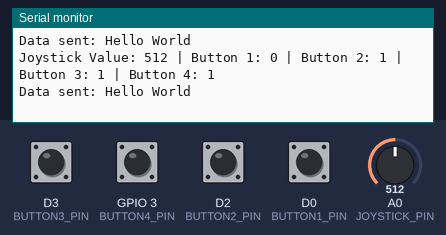
The sketch below on a simulated ESP8266 (NodeMCU). Shown: the last lines printed to the serial monitor. Inputs (shaded band) come from the test bench; at power-on: D2 (BUTTON2_PIN), D3 (BUTTON3_PIN), GPIO 3 (BUTTON4_PIN) HIGH, D0 (BUTTON1_PIN) LOW, A0 (JOYSTICK_PIN) = 512. No radio packets arrive unless stated.

Above: at 1.8 s.
1.9 s: A0 (JOYSTICK_PIN) set to 716
At 2.8 s:
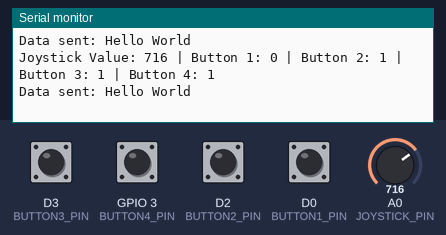
3.4 s: D3 (BUTTON3_PIN) pulled LOW for 1.2 s
6.1 s: GPIO 3 (BUTTON4_PIN) pulled LOW for 1.2 s
8.8 s: D2 (BUTTON2_PIN) pulled LOW for 1.2 s
11.5 s: D0 (BUTTON1_PIN) pulled HIGH for 1.2 s
14.2 s: A0 (JOYSTICK_PIN) set to 900
At 15.6 s:
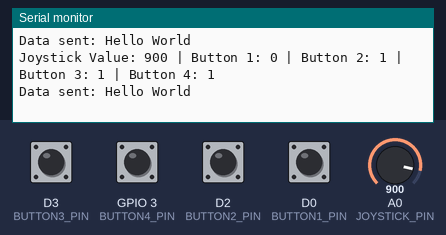
Timing chart, 0 to 16.7 s (numbered marks = the images above; inputs shaded):
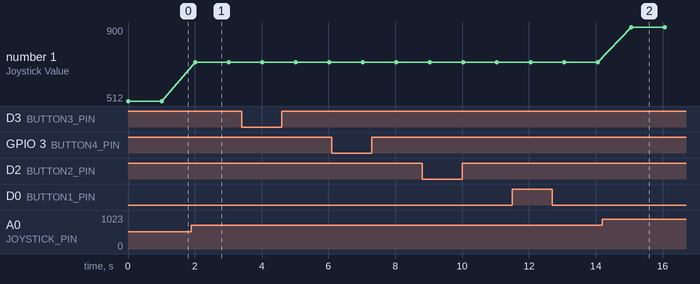

Measured:
- after the input at 1.9 s, the serial monitor: prints a new line after 0.11 s (image 1)
- after the input at 14.2 s, the serial monitor: prints a new line after 0.86 s (image 2)
- plotted number 1: 512 → 716 after the input at 1.9 s, 716 → 900 after the input at 14.2 s

The sketch:

ESP_NRF24L01_JOYTICK_4BT.ino
```cpp
#include <SPI.h>
#include <nRF24L01.h>
#include <RF24.h>

// Định nghĩa chân NRF24L01
#define CE_PIN  D8
#define CSN_PIN D4

RF24 radio(CE_PIN, CSN_PIN);
const byte address[6] = {'0', '0', '0', '0', '1'}; // Địa chỉ giao tiếp

// Cấu trúc dữ liệu gửi đi
struct DataPackage {
  int joystickValue;  // Giá trị Joystick (trục VRx)
  bool button1;       // Trạng thái nút 1
  bool button2;       // Trạng thái nút 2
  bool button3;       // Trạng thái nút 3
  bool button4;       // Trạng thái nút 4
};

DataPackage data; // Biến chứa dữ liệu gửi đi

// Định nghĩa chân cho Joystick và nút nhấn
#define JOYSTICK_PIN A0
#define BUTTON1_PIN D0 // GPIO 5
#define BUTTON2_PIN D2 // GPIO 4
#define BUTTON3_PIN D3 // GPIO 0
#define BUTTON4_PIN D9 // GPIO 3

void setup() {
  Serial.begin(115200);
  radio.begin();

  // Cấu hình NRF24L01
  radio.setPALevel(RF24_PA_LOW);       // Giảm công suất để ổn định
  radio.setDataRate(RF24_1MBPS);       // Đồng bộ tốc độ truyền
  radio.setRetries(3, 5);              // Thiết lập retries (3 lần, mỗi lần 5ms)

  radio.openWritingPipe(address);
  radio.stopListening(); // Chuyển sang chế độ gửi
  radio.printDetails();
  Serial.println("Sender ready");


  // Cấu hình chân Joystick và nút nhấn
  pinMode(JOYSTICK_PIN, INPUT);
  pinMode(BUTTON1_PIN, INPUT);
  pinMode(BUTTON2_PIN, INPUT_PULLUP);
  pinMode(BUTTON3_PIN, INPUT_PULLUP);
  pinMode(BUTTON4_PIN, INPUT_PULLUP);

}

void loop() {

  // Đọc giá trị từ joystick
  data.joystickValue = analogRead(JOYSTICK_PIN);

  // Đọc trạng thái nút nhấn
  data.button1 = digitalRead(BUTTON1_PIN);
  data.button2 = digitalRead(BUTTON2_PIN);
  data.button3 = digitalRead(BUTTON3_PIN);
  data.button4 = digitalRead(BUTTON4_PIN);

    Serial.print("Joystick Value: ");
    Serial.print(data.joystickValue);
    Serial.print(" | Button 1: ");
    Serial.print(data.button1);
    Serial.print(" | Button 2: ");
    Serial.print(data.button2);
    Serial.print(" | Button 3: ");
    Serial.print(data.button3);
    Serial.print(" | Button 4: ");
    Serial.println(data.button4);

  const char text[] = "Hello World";

  // Gửi dữ liệu
  bool success = radio.write(&text, sizeof(text));

  if (success) {
    Serial.println("Data sent: Hello World");
  } else {
    Serial.println("Sending failed");
  }

  delay(1000); // Gửi mỗi 1 giây
}
```
